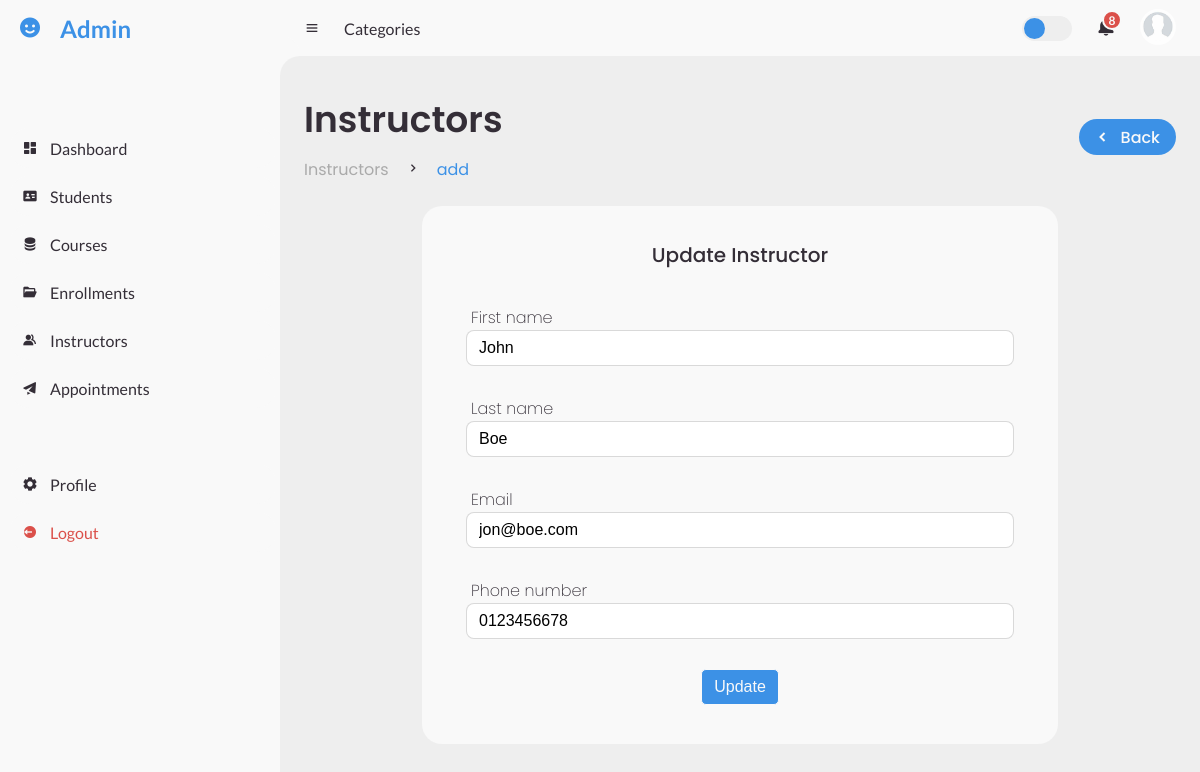
/view/instructors/edit.php?id=1 (signed in), run on the app's committed database.
### tables this page shows
CREATE TABLE `instructors` (
  `id` int(11) NOT NULL,
  `first_name` varchar(50) NOT NULL,
  `last_name` varchar(50) NOT NULL,
  `email` varchar(100) NOT NULL,
  `phone_number` varchar(10) NOT NULL
);

### app/database.php (called while the page is built, shortened)
<?php
class Database {
	private $host;
	private $db_name;
	private $username;
	private $password;
	public $conn;
	public function __construct()
	{
		try {
			$this->conn = new PDO("mysql:host=$this->host;dbname=$this->db_name", $this->username, $this->password);
			$this->conn->setAttribute(PDO::ATTR_ERRMODE, PDO::ERRMODE_EXCEPTION);
		} catch (PDOException $e) {
			echo "Connection Error: " . $e->getMessage();
		}
	}
	private function set_variables(): void
	{
		$this->host = $_ENV['DB_HOST'];
		$this->db_name = $_ENV['DB_NAME'];
		$this->username = $_ENV['DB_USER'];
		$this->password = $_ENV['DB_PASSWORD'];
	}
	public function find(string $table, int $id): array
	{
		try {
			$sql = "SELECT * FROM $table WHERE id = :id";
			$stmt = $this->conn->prepare($sql);
			$stmt->bindValue(':id', $id);
			$stmt->execute();
			$result = $stmt->fetch(PDO::FETCH_ASSOC);
			return $result;
		} catch (PDOException $e) {
			echo 'Error: ' . $e->getMessage();
			return [];
		}
	}
}

### view/instructors/edit.php (the view)
<?php
include_once('../partials/header.php');
include_once('../partials/sidebar.php');
$id = htmlspecialchars($_GET['id']);
$db = new Database();
$instructor = $db->find('instructors', (int) $id);
?>
<section id="content">
    <?php include_once('../partials/navbar.php') ?>
    <main>
        <div class="head-title">
            <div class="left">
                <h1>Instructors</h1>
                <ul class="breadcrumb">
                    <li>
                        <a href="#">Instructors</a>
                    </li>
                    <li><i class='bx bx-chevron-right'></i></li>
                    <li>
                        <a class="active" href="#">add</a>
                    </li>
                </ul>
            </div>
            <a href="index.php" class="btn-download">
                <i class='bx bxs-chevron-left'></i>
                <span class="text">Back</span>
            </a>
        </div>
        <div class="table-data">
            <div class="form-data">
                <div class="form-head">Update Instructor</div>
                <form action="<?= $root . 'app/edit.php?table=instructors&id=' . $id ?>" method="post">
                    <div class="input-field">
                        <label for="name">First name</label>
                        <input type="text" name="first_name" value="<?= $instructor['first_name'] ?>" class="form-control" required="">
                    </div>
                    <div class="input-field">
                        <label for="name">Last name</label>
                        <input type="text" name="last_name" value="<?= $instructor['last_name'] ?>" class="form-control" required="">
                    </div>
                    <div class="input-field">
                        <label for="name">Email</label>
                        <input type="email" name="email" value="<?= $instructor['email'] ?>" class="form-control" required="">
                    </div>
                    <div class="input-field">
                        <label for="phoneNumber">Phone number</label>
                        <input type="number" name="phone_number" value="<?= $instructor['phone_number'] ?>" class="form-control" required="">
                    </div>
                    <div class="form-submit">
                        <button class="submit-button" role="submit">Update</button>
                    </div>
                </form>
            </div>
        </div>
    </main>
</section>
<?php include_once('../partials/footer.php') ?>

### assets/css/style.css (style rules this page uses)
* { margin: 0; padding: 0; box-sizing: border-box; }
a { text-decoration: none; }
li { list-style: none; }
:root { --poppins: 'Poppins', sans-serif; --lato: 'Lato', sans-serif; --light: #F9F9F9; --blue: #3C91E6; --light-blue: #CFE8FF; --grey: #eee; --dark-grey: #AAAAAA; --dark: #342E37; --red: #DB504A; --yellow: #FFCE26; --light-yellow: #FFF2C6; --orange: #FD7238; --light-orange: #FFE0D3; }
html { overflow-x: hidden; }
body { background: var(--grey); overflow-x: hidden; }
#content { position: relative; width: calc(100% - 280px); left: 280px; transition: .3s ease; }
#content main { width: 100%; padding: 36px 24px; font-family: var(--poppins); max-height: calc(100vh - 56px); overflow-y: auto; }
#content main .head-title { display: flex; align-items: center; justify-content: space-between; grid-gap: 16px; flex-wrap: wrap; }
#content main .head-title .left h1 { font-size: 36px; font-weight: 600; margin-bottom: 10px; color: var(--dark); }
#content main .head-title .left .breadcrumb { display: flex; align-items: center; grid-gap: 16px; }
#content main .head-title .left .breadcrumb li { color: var(--dark); }
#content main .head-title .left .breadcrumb li a { color: var(--dark-grey); pointer-events: none; }
#content main .head-title .left .breadcrumb li a.active { color: var(--blue); pointer-events: unset; }
#content main .head-title .btn-download { height: 36px; padding: 0 16px; border-radius: 36px; background: var(--blue); color: var(--light); display: flex; justify-content: center; align-items: center; grid-gap: 10px; font-weight: 500; }
#content main .table-data { display: flex; flex-wrap: wrap; grid-gap: 24px; margin-top: 24px; width: 100%; color: var(--dark); }
#content main .table-data > div { border-radius: 20px; background: var(--light); padding: 24px; overflow-x: auto; }
#content main .table-data .form-data { flex-grow: .5; flex-basis: 400px; margin: auto; }
#content main .table-data .form-data .form-head { font-size: 20px; font-weight: 500; text-align: center; margin: 10px auto; }
#content main .table-data .form-data form { margin: 35px 20px 15px; }
#content main .table-data .form-data .input-field { margin-top: 30px; border-radius: 3px; }
#content main .table-data .form-data .input-field label { margin-left: 5px; font-size: 16px; font-weight: 200; }
input.form-control, select.form-control { display: block; width: 100%; padding: 8px 12px; font-size: 16px; line-height: 18px; color: #000; background-color: #fff; border-radius: 8px; border: 1px solid rgba(0, 0, 0, .15); }
.form-submit { text-align: center; margin-top: 30px; }
.submit-button { background-color: var(--blue); color: var(--light); padding: 8px 12px; border: 1px solid var(--light); border-radius: 5px; font-size: 16px; }

### data on the page
instructors: first_name "John", last_name "Boe", email "jon@boe.com", phone_number "0123456678"
